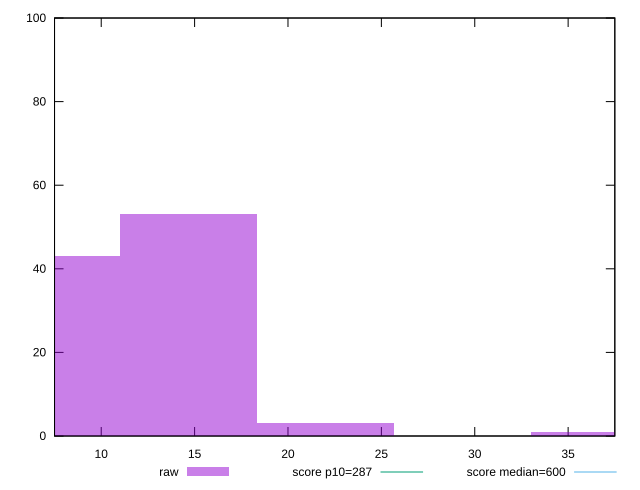

Source code (gnuplot):
reset

$raw <<EOF
21.998985704405545 3
14.665990469603697 53
7.332995234801849 43
36.66497617400924 1
EOF

set key outside below
set boxwidth 7.332995234801849
set xrange [7.5:37.5]
set yrange [0:100]
set trange [0:100]
set style fill transparent solid 0.5 noborder

set parametric
set terminal svg size 640, 490 enhanced background rgb 'white'
set output "report_00016_2021-02-10T13-31-48.338Z/total-blocking-time/samples/pages+cached+noadtech+nomedia+nocss/raw/histogram.svg"

plot $raw title "raw" with boxes, \
     287,t title "score p10=287", \
     600,t title "score median=600"

reset
